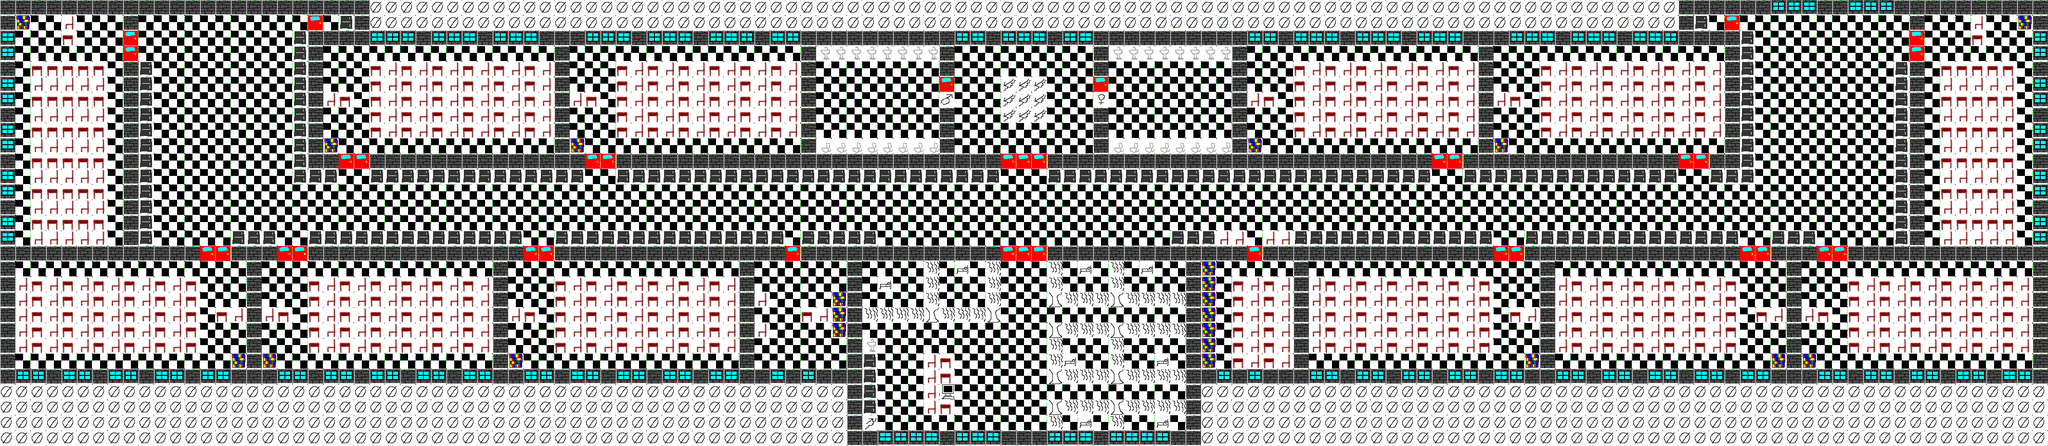

A level layout from a 2D game, rendered from its tile map. Below: a short description, then the map file with tile-grid data replaced by summaries:
An orthogonal 133x29 tile map with 32x32 px tiles, 1 tile layer (Tile Layer 1).

<map version="1.0" orientation="orthogonal" renderorder="right-down" width="133" height="29" tilewidth="32" tileheight="32" nextobjectid="1">
 <tileset firstgid="1" name="tiles" tilewidth="32" tileheight="32" tilecount="30">
  <image source="tiles.png" width="192" height="160" />
 </tileset>
 <layer name="Tile Layer 1" width="133" height="29">
  <data>[3857 cells, 3857 non-empty, 19 distinct tile ids]</data>
 </layer>
</map>